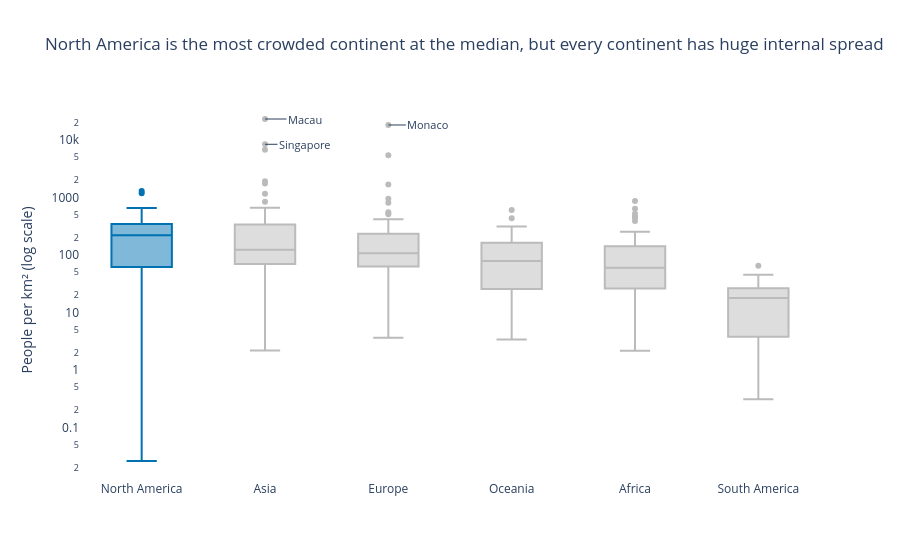

Notebook code for this chart:
### Markdown cell above
**Chart choice & justification:**

The question asks for the spread within and across groups, which is what a box plot shows (median, quartiles, outliers) for each continent. Density is extremely right-skewed, so the y-axis is log-scaled. Outliers are shown as points and hoverable by country name. Continents are sorted by median, and the continent with the highest median gets the accent. North America’s high median is driven largely by small Caribbean territories.

### Code cell
order = df.groupby('Continent')['Density'].median().sort_values(ascending=False)
top_cont = order.index[0]
colors = {c: '#BBBBBB' for c in order.index}
colors[top_cont] = '#0072B2'

fig = px.box(df, x='Continent', y='Density', color='Continent', color_discrete_map=colors,
             points='outliers', hover_name='Country', log_y=True,
             category_orders={'Continent': order.index.tolist()},
             template='plotly_white',
             title=f'{top_cont} is the most crowded continent at the median, but every continent '
                   'has huge internal spread')
fig.update_layout(showlegend=False, xaxis_title=None, yaxis_title='People per km² (log scale)')

# label the most extreme countries
for _, r in df.nlargest(3, 'Density').iterrows():
    fig.add_annotation(x=r.Continent, y=np.log10(r.Density), text=r.Country, showarrow=True,
                       arrowhead=0, ax=40, ay=0, font=dict(size=11))
fig.update_xaxes(showgrid=False)
fig.update_yaxes(showgrid=False)
fig.show()

### Figure 1 — Plotly figure (JSON) as saved in the notebook; plotly's stock layout.template omitted (floating-point values rounded to 4 significant figures)
{"data": [{"alignmentgroup": "True", "boxpoints": "outliers", "hovertemplate": "<b>%{hovertext}</b><br><br>Continent=%{x}<br>Density=%{y}<extra></extra>", "hovertext": ["Anguilla", "Antigua and Barbuda", "Aruba", "Bahamas", "Barbados", "Belize", "Bermuda", "British Virgin Islands", "Canada", "Cayman Islands", "Costa Rica", "Cuba", "Curacao", "Dominica", "Dominican Republic", "El Salvador", "Greenland", "Grenada", "Guadeloupe", "Guatemala", "Haiti", "Honduras", "Jamaica", "Martinique", "Mexico", "Montserrat", "Nicaragua", "Panama", "Puerto Rico", "Saint Barthelemy", "Saint Kitts and Nevis", "Saint Lucia", "Saint Martin", "Saint Pierre and Miquelon", "Saint Vincent and the Grenadines", "Sint Maarten", "Trinidad and Tobago", "Turks and Caicos Islands", "United States", "United States Virgin Islands"], "legendgroup": "North America", "marker": {"color": "#0072B2"}, "name": "North America", "notched": false, "offsetgroup": "North America", "orientation": "v", "showlegend": true, "type": "box", "x": ["North America", "North America", "North America", "North America", "North America", "North America", "North America", "North America", "North America", "North America", "North America", "North America", "North America", "North America", "North America", "North America", "North America", "North America", "North America", "North America", "North America", "North America", "North America", "North America", "North America", "North America", "North America", "North America", "North America", "North America", "North America", "North America", "North America", "North America", "North America", "North America", "North America", "North America", "North America", "North America"], "x0": " ", "xaxis": "x", "y": [174.3, 212.1, 591.4, 29.4, 655.0, 17.65, 1189.0, 207.3, 3.851, 260.2, 101.4, 102.0, 430.5, 96.85, 230.7, 301.1, 0.0261, 364.6, 243.1, 163.9, 417.5, 92.74, 257.2, 325.8, 64.91, 43.04, 53.3, 58.46, 366.7, 522.2, 182.6, 292.0, 599.8, 24.22, 267.2, 1299.0, 298.4, 48.21, 36.09, 286.6], "y0": " ", "yaxis": "y"}, {"alignmentgroup": "True", "boxpoints": "outliers", "hovertemplate": "<b>%{hovertext}</b><br><br>Continent=%{x}<br>Density=%{y}<extra></extra>", "hovertext": ["Afghanistan", "Armenia", "Azerbaijan", "Bahrain", "Bangladesh", "Bhutan", "Brunei", "Cambodia", "China", "Georgia", "Hong Kong", "India", "Indonesia", "Iran", "Iraq", "Israel", "Japan", "Jordan", "Kazakhstan", "Kuwait", "Kyrgyzstan", "Laos", "Lebanon", "Macau", "Malaysia", "Maldives", "Mongolia", "Myanmar", "Nepal", "North Korea", "Oman", "Pakistan", "Palestine", "Philippines", "Qatar", "Saudi Arabia", "Singapore", "South Korea", "Sri Lanka", "Syria", "Taiwan", "Tajikistan", "Thailand", "Timor-Leste", "Turkey", "Turkmenistan", "United Arab Emirates", "Uzbekistan", "Vietnam", "Yemen"], "legendgroup": "Asia", "marker": {"color": "#BBBBBB"}, "name": "Asia", "notched": false, "offsetgroup": "Asia", "orientation": "v", "showlegend": true, "type": "box", "x": ["Asia", "Asia", "Asia", "Asia", "Asia", "Asia", "Asia", "Asia", "Asia", "Asia", "Asia", "Asia", "Asia", "Asia", "Asia", "Asia", "Asia", "Asia", "Asia", "Asia", "Asia", "Asia", "Asia", "Asia", "Asia", "Asia", "Asia", "Asia", "Asia", "Asia", "Asia", "Asia", "Asia", "Asia", "Asia", "Asia", "Asia", "Asia", "Asia", "Asia", "Asia", "Asia", "Asia", "Asia", "Asia", "Asia", "Asia", "Asia", "Asia", "Asia"], "x0": " ", "xaxis": "x", "y": [63.06, 93.48, 119.6, 1924.0, 1160.0, 20.38, 77.88, 92.62, 146.9, 53.72, 6783.0, 431.1, 144.7, 53.73, 101.5, 435.2, 328.0, 126.3, 7.119, 239.6, 33.16, 31.8, 525.2, 23170.0, 102.6, 1746.0, 2.173, 80.08, 207.6, 216.3, 14.79, 267.4, 844.1, 337.5, 232.6, 16.94, 8416.0, 517.1, 332.8, 119.5, 660.2, 69.55, 139.7, 90.18, 108.9, 13.18, 112.9, 77.4, 296.4, 63.82], "y0": " ", "yaxis": "y"}, {"alignmentgroup": "True", "boxpoints": "outliers", "hovertemplate": "<b>%{hovertext}</b><br><br>Continent=%{x}<br>Density=%{y}<extra></extra>", "hovertext": ["Albania", "Andorra", "Austria", "Belarus", "Belgium", "Bosnia and Herzegovina", "Bulgaria", "Croatia", "Cyprus", "Czech Republic", "Denmark", "Estonia", "Faroe Islands", "Finland", "France", "Germany", "Gibraltar", "Greece", "Guernsey", "Hungary", "Iceland", "Ireland", "Isle of Man", "Italy", "Jersey", "Latvia", "Liechtenstein", "Lithuania", "Luxembourg", "Malta", "Moldova", "Monaco", "Montenegro", "Netherlands", "North Macedonia", "Norway", "Poland", "Portugal", "Romania", "Russia", "San Marino", "Serbia", "Slovakia", "Slovenia", "Spain", "Sweden", "Switzerland", "Ukraine", "United Kingdom", "Vatican City"], "legendgroup": "Europe", "marker": {"color": "#BBBBBB"}, "name": "Europe", "notched": false, "offsetgroup": "Europe", "orientation": "v", "showlegend": true, "type": "box", "x": ["Europe", "Europe", "Europe", "Europe", "Europe", "Europe", "Europe", "Europe", "Europe", "Europe", "Europe", "Europe", "Europe", "Europe", "Europe", "Europe", "Europe", "Europe", "Europe", "Europe", "Europe", "Europe", "Europe", "Europe", "Europe", "Europe", "Europe", "Europe", "Europe", "Europe", "Europe", "Europe", "Europe", "Europe", "Europe", "Europe", "Europe", "Europe", "Europe", "Europe", "Europe", "Europe", "Europe", "Europe", "Europe", "Europe", "Europe", "Europe", "Europe", "Europe"], "x0": " ", "xaxis": "x", "y": [98.87, 170.6, 106.6, 45.93, 381.8, 63.14, 61.17, 71.22, 135.3, 133.1, 136.5, 29.32, 38.11, 16.37, 117.1, 233.5, 5442.0, 78.68, 811.6, 107.1, 3.62, 71.48, 147.8, 195.9, 955.0, 28.67, 245.8, 42.11, 250.4, 1688.0, 96.7, 18230.0, 45.4, 419.7, 81.42, 16.78, 127.5, 111.5, 82.47, 8.464, 551.8, 81.73, 115.1, 104.6, 93.99, 23.43, 211.7, 65.79, 277.9, 510.0], "y0": " ", "yaxis": "y"}, {"alignmentgroup": "True", "boxpoints": "outliers", "hovertemplate": "<b>%{hovertext}</b><br><br>Continent=%{x}<br>Density=%{y}<extra></extra>", "hovertext": ["American Samoa", "Australia", "Cook Islands", "Fiji", "French Polynesia", "Guam", "Kiribati", "Marshall Islands", "Micronesia", "Nauru", "New Caledonia", "New Zealand", "Niue", "Northern Mariana Islands", "Palau", "Papua New Guinea", "Samoa", "Solomon Islands", "Tokelau", "Tonga", "Tuvalu", "Vanuatu", "Wallis and Futuna"], "legendgroup": "Oceania", "marker": {"color": "#BBBBBB"}, "name": "Oceania", "notched": false, "offsetgroup": "Oceania", "orientation": "v", "showlegend": true, "type": "box", "x": ["Oceania", "Oceania", "Oceania", "Oceania", "Oceania", "Oceania", "Oceania", "Oceania", "Oceania", "Oceania", "Oceania", "Oceania", "Oceania", "Oceania", "Oceania", "Oceania", "Oceania", "Oceania", "Oceania", "Oceania", "Oceania", "Oceania", "Oceania"], "x0": " ", "xaxis": "x", "y": [222.5, 3.403, 72.08, 50.88, 73.5, 312.9, 161.8, 229.7, 162.6, 603.2, 15.61, 19.17, 7.439, 106.8, 39.34, 21.91, 78.25, 25.06, 155.9, 143.0, 435.1, 26.81, 81.49], "y0": " ", "yaxis": "y"}, {"alignmentgroup": "True", "boxpoints": "outliers", "hovertemplate": "<b>%{hovertext}</b><br><br>Continent=%{x}<br>Density=%{y}<extra></extra>", "hovertext": ["Algeria", "Angola", "Benin", "Botswana", "Burkina Faso", "Burundi", "Cameroon", "Cape Verde", "Central African Republic", "Chad", "Comoros", "Djibouti", "DR Congo", "Egypt", "Equatorial Guinea", "Eritrea", "Eswatini", "Ethiopia", "Gabon", "Gambia", "Ghana", "Guinea", "Guinea-Bissau", "Ivory Coast", "Kenya", "Lesotho", "Liberia", "Libya", "Madagascar", "Malawi", "Mali", "Mauritania", "Mauritius", "Mayotte", "Morocco", "Mozambique", "Namibia", "Niger", "Nigeria", "Republic of the Congo", "Reunion", "Rwanda", "Sao Tome and Principe", "Senegal", "Seychelles", "Sierra Leone", "Somalia", "South Africa", "South Sudan", "Sudan", "Tanzania", "Togo", "Tunisia", "Uganda", "Western Sahara", "Zambia", "Zimbabwe"], "legendgroup": "Africa", "marker": {"color": "#BBBBBB"}, "name": "Africa", "notched": false, "offsetgroup": "Africa", "orientation": "v", "showlegend": true, "type": "box", "x": ["Africa", "Africa", "Africa", "Africa", "Africa", "Africa", "Africa", "Africa", "Africa", "Africa", "Africa", "Africa", "Africa", "Africa", "Africa", "Africa", "Africa", "Africa", "Africa", "Africa", "Africa", "Africa", "Africa", "Africa", "Africa", "Africa", "Africa", "Africa", "Africa", "Africa", "Africa", "Africa", "Africa", "Africa", "Africa", "Africa", "Africa", "Africa", "Africa", "Africa", "Africa", "Africa", "Africa", "Africa", "Africa", "Africa", "Africa", "Africa", "Africa", "Africa", "Africa", "Africa", "Africa", "Africa", "Africa", "Africa", "Africa"], "x0": " ", "xaxis": "x", "y": [18.85, 28.55, 118.6, 4.519, 83.06, 463.1, 58.71, 147.1, 8.956, 13.8, 449.4, 48.31, 42.22, 110.7, 59.71, 31.33, 69.2, 111.7, 8.925, 253.2, 140.3, 56.37, 58.29, 87.33, 93.09, 75.96, 47.61, 3.872, 50.44, 172.2, 18.22, 4.595, 637.0, 871.9, 83.88, 41.13, 3.109, 20.69, 236.6, 17.46, 387.9, 523.1, 235.9, 88.03, 237.0, 120.0, 27.6, 49.05, 17.61, 24.85, 69.3, 155.8, 75.52, 195.6, 2.165, 26.6, 41.77], "y0": " ", "yaxis": "y"}, {"alignmentgroup": "True", "boxpoints": "outliers", "hovertemplate": "<b>%{hovertext}</b><br><br>Continent=%{x}<br>Density=%{y}<extra></extra>", "hovertext": ["Argentina", "Bolivia", "Brazil", "Chile", "Colombia", "Ecuador", "Falkland Islands", "French Guiana", "Guyana", "Paraguay", "Peru", "Suriname", "Uruguay", "Venezuela"], "legendgroup": "South America", "marker": {"color": "#BBBBBB"}, "name": "South America", "notched": false, "offsetgroup": "South America", "orientation": "v", "showlegend": true, "type": "box", "x": ["South America", "South America", "South America", "South America", "South America", "South America", "South America", "South America", "South America", "South America", "South America", "South America", "South America", "South America"], "x0": " ", "xaxis": "x", "y": [16.37, 11.13, 25.28, 25.93, 45.43, 65.02, 0.3105, 3.646, 3.762, 16.67, 26.49, 3.773, 18.91, 30.88], "y0": " ", "yaxis": "y"}], "layout": {"annotations": [{"arrowhead": 0, "ax": 40, "ay": 0, "font": {"size": 11}, "showarrow": true, "text": "Macau", "x": "Asia", "y": 4.365}, {"arrowhead": 0, "ax": 40, "ay": 0, "font": {"size": 11}, "showarrow": true, "text": "Monaco", "x": "Europe", "y": 4.261}, {"arrowhead": 0, "ax": 40, "ay": 0, "font": {"size": 11}, "showarrow": true, "text": "Singapore", "x": "Asia", "y": 3.925}], "boxmode": "overlay", "legend": {"title": {"text": "Continent"}, "tracegroupgap": 0}, "showlegend": false, "title": {"text": "North America is the most crowded continent at the median, but every continent has huge internal spread"}, "xaxis": {"anchor": "y", "categoryarray": ["North America", "Asia", "Europe", "Oceania", "Africa", "South America"], "categoryorder": "array", "domain": [0.0, 1.0], "showgrid": false, "title": {}}, "yaxis": {"anchor": "x", "domain": [0.0, 1.0], "showgrid": false, "title": {"text": "People per km² (log scale)"}, "type": "log"}}}
